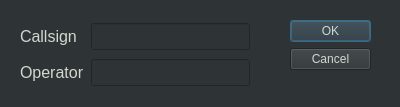
<?xml version="1.0" encoding="UTF-8"?>
<ui version="4.0">
 <class>StationInfoDialog</class>
 <widget class="QDialog" name="StationInfoDialog">
  <property name="geometry">
   <rect>
    <x>0</x>
    <y>0</y>
    <width>400</width>
    <height>107</height>
   </rect>
  </property>
  <property name="font">
   <font>
    <pointsize>12</pointsize>
   </font>
  </property>
  <property name="windowTitle">
   <string>Station Info</string>
  </property>
  <property name="styleSheet">
   <string notr="true">background-color: rgb(46, 52, 54); color: rgb(211, 215, 207);</string>
  </property>
  <property name="modal">
   <bool>false</bool>
  </property>
  <widget class="QDialogButtonBox" name="buttonBox">
   <property name="geometry">
    <rect>
     <x>290</x>
     <y>20</y>
     <width>81</width>
     <height>241</height>
    </rect>
   </property>
   <property name="font">
    <font>
     <pointsize>12</pointsize>
    </font>
   </property>
   <property name="orientation">
    <enum>Qt::Vertical</enum>
   </property>
   <property name="standardButtons">
    <set>QDialogButtonBox::Cancel|QDialogButtonBox::Ok</set>
   </property>
  </widget>
  <widget class="QWidget" name="layoutWidget">
   <property name="geometry">
    <rect>
     <x>20</x>
     <y>20</y>
     <width>230</width>
     <height>69</height>
    </rect>
   </property>
   <layout class="QGridLayout" name="gridLayout">
    <item row="0" column="1">
     <widget class="QLineEdit" name="tbCallsign">
      <property name="font">
       <font>
        <pointsize>12</pointsize>
       </font>
      </property>
     </widget>
    </item>
    <item row="0" column="0">
     <widget class="QLabel" name="lblCallsign">
      <property name="font">
       <font>
        <pointsize>12</pointsize>
       </font>
      </property>
      <property name="text">
       <string>Callsign</string>
      </property>
     </widget>
    </item>
    <item row="1" column="0">
     <widget class="QLabel" name="lblOperatorName">
      <property name="font">
       <font>
        <pointsize>12</pointsize>
       </font>
      </property>
      <property name="text">
       <string>Operator</string>
      </property>
     </widget>
    </item>
    <item row="1" column="1">
     <widget class="QLineEdit" name="tbOoperatorName">
      <property name="font">
       <font>
        <pointsize>12</pointsize>
       </font>
      </property>
     </widget>
    </item>
   </layout>
  </widget>
 </widget>
 <resources/>
 <connections>
  <connection>
   <sender>buttonBox</sender>
   <signal>accepted()</signal>
   <receiver>StationInfoDialog</receiver>
   <slot>accept()</slot>
   <hints>
    <hint type="sourcelabel">
     <x>248</x>
     <y>254</y>
    </hint>
    <hint type="destinationlabel">
     <x>157</x>
     <y>274</y>
    </hint>
   </hints>
  </connection>
  <connection>
   <sender>buttonBox</sender>
   <signal>rejected()</signal>
   <receiver>StationInfoDialog</receiver>
   <slot>reject()</slot>
   <hints>
    <hint type="sourcelabel">
     <x>316</x>
     <y>260</y>
    </hint>
    <hint type="destinationlabel">
     <x>286</x>
     <y>274</y>
    </hint>
   </hints>
  </connection>
 </connections>
</ui>
